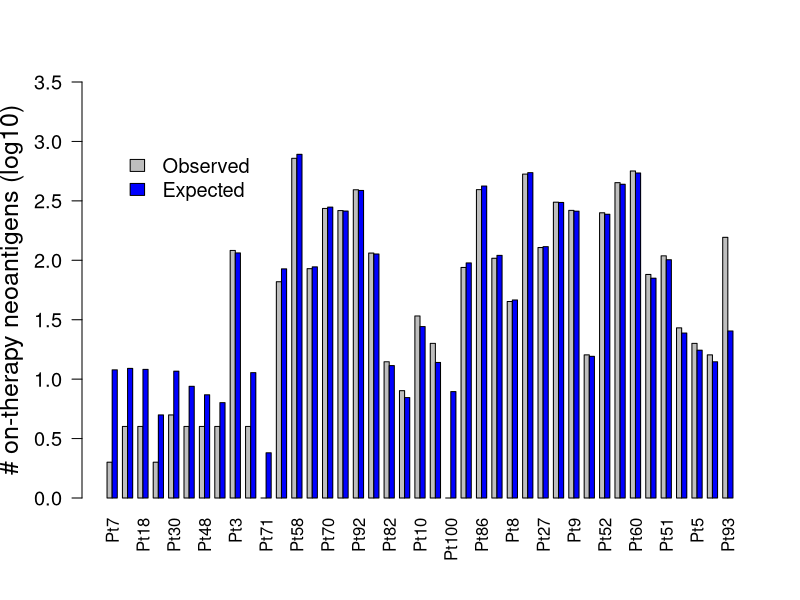

The R source for this figure:
### Assessment of on-therapy neoantigen depletion ###

### See README file for details

rm(list = ls())

dat = read.table("Mut_NeoAg_Expected_vs_Observed_BMS038.csv",header=T,sep=",")

matriz <- matrix(c(log10(dat$NeoAgCnt_On),log10(dat$E_NeoAgCnt_On)), nrow=nrow(dat), ncol=2)

rownames(matriz) <- dat$Patient

matriz=t(matriz)
barplot(matriz, beside=TRUE, legend=TRUE, col=c("gray","blue"),las=2,names.arg=dat$Patient, ylab="# on-therapy neoantigens (log10)",ylim=c(0,3.5),cex.names=1, cex.lab=1.5, cex.axis = 1.2)
legend(2,3,legend=c("Observed", "Expected"),bty = "n", fill= c("gray", "blue"), cex = 1.2)
